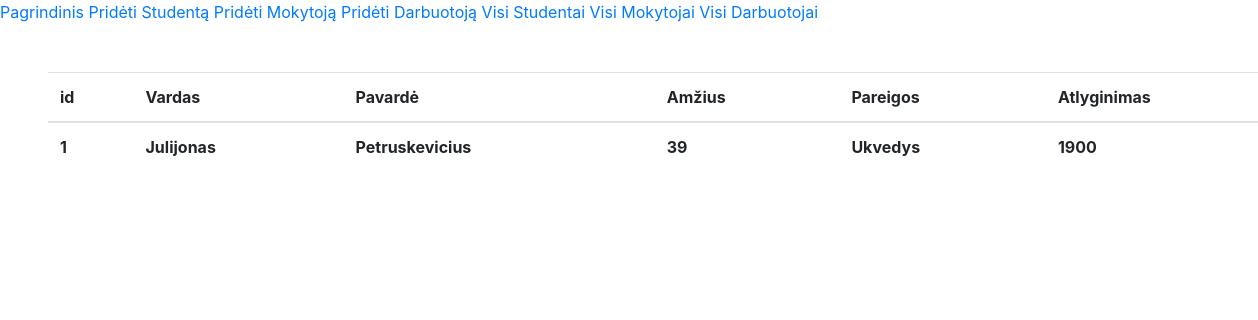
Page /?page=visiDarbuotojai on the committed database.
### tables this page shows
CREATE TABLE `darbuotojai` (
  `id` int(11) NOT NULL,
  `vardas` varchar(255) NOT NULL,
  `pavarde` varchar(255) NOT NULL,
  `amzius` int(11) NOT NULL,
  `pareigos` varchar(255) NOT NULL,
  `atlyginimas` int(11) NOT NULL
);

### index.php (called while the page is built, shortened)
<?php
require_once "pages/index-view.php";

### class/Db.php (called while the page is built, shortened)
<?php
class DuomenuBaze
{
    function __construct($pdo)
    {
        $this->pdo = $pdo;
    }
    function gautiVisusDarbuotojus()
    {
        $query = $this->pdo->prepare ('SELECT * FROM darbuotojai');
        $query->execute();
        return $query->fetchALL();
    }
}

### pages/visi-darbuotojai-page.php (the view)
<?php
require_once "class/Db.php";
require_once "config/config.php";
$db = new DuomenuBaze($pdo);
$eilutes = $db->gautiVisusDarbuotojus();
?>
<table class="table m-5">
    <thead>
    <tr>
        <th scope="col">id</th>
        <th scope="col">Vardas</th>
        <th scope="col">Pavardė</th>
        <th scope="col">Amžius</th>
        <th scope="col">Pareigos</th>
        <th scope="col">Atlyginimas</th>
    </tr>
    </thead>
    <tbody>
    <?php foreach ($eilutes as $darbuotojas):?>
        <tr>
            <th scope="col"><?=$darbuotojas['id']?></th>
            <th scope="col"><?=$darbuotojas['vardas']?></th>
            <th scope="col"><?=$darbuotojas['pavarde']?></th>
            <th scope="col"><?=$darbuotojas['amzius']?></th>
            <th scope="col"><?=$darbuotojas['pareigos']?></th>
            <th scope="col"><?=$darbuotojas['atlyginimas']?></th>
        </tr>
    <?php endforeach; ?>
    </tbody>
</table>

### rows in the picture
darbuotojai: id "1", vardas "Julijonas", pavarde "Petruskevicius", amzius "39", pareigos "Ukvedys", atlyginimas "1900"

### other values in the picture
$title "Pagrindinis"
$title "Pridėti Studentą"
$title "Pridėti Mokytoją"
$title "Pridėti Darbuotoją"
$title "Visi Studentai"
$title "Visi Mokytojai"
$title "Visi Darbuotojai"
